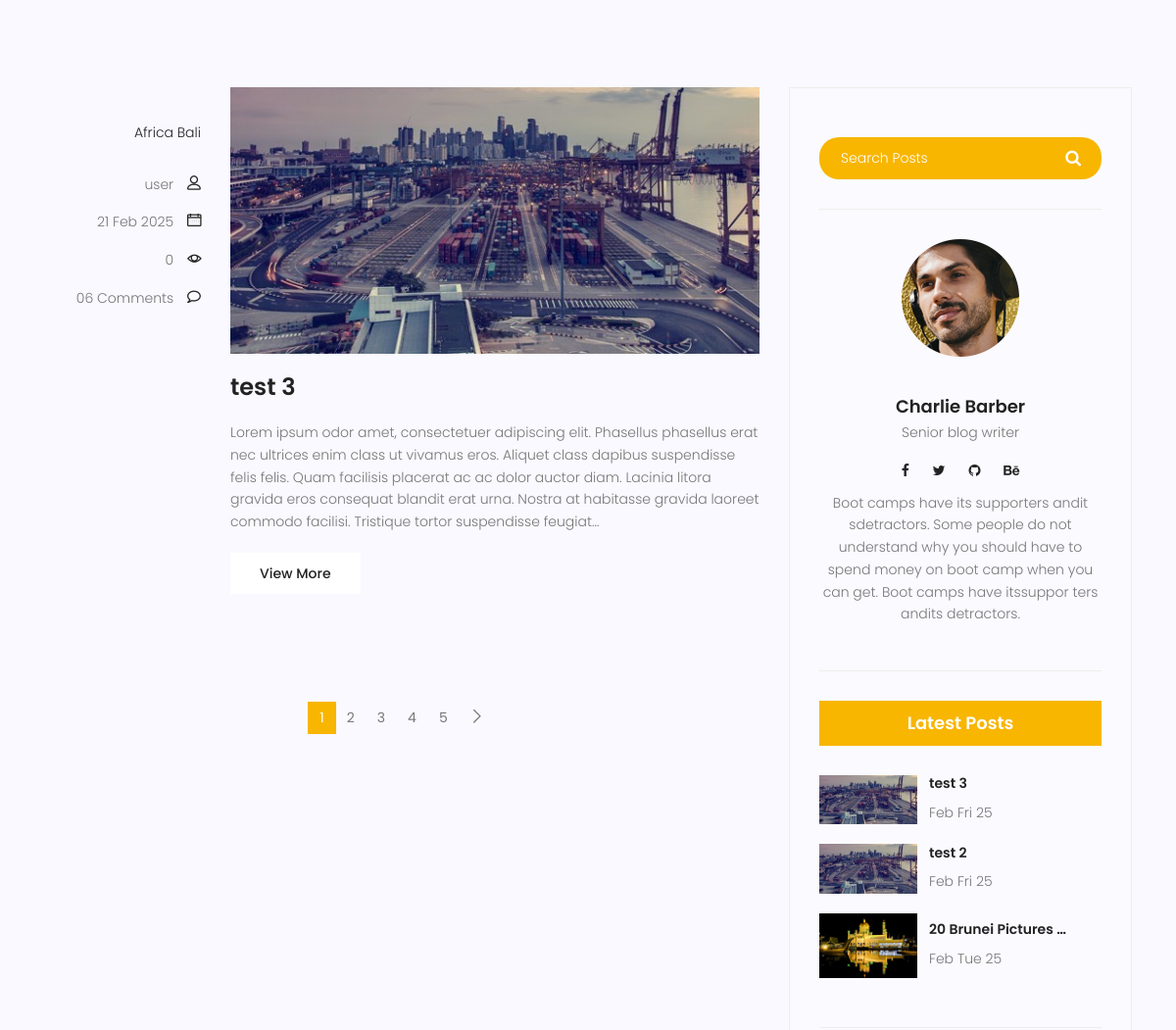
/blog/ (middle part), run on an earlier commit of the app's database.
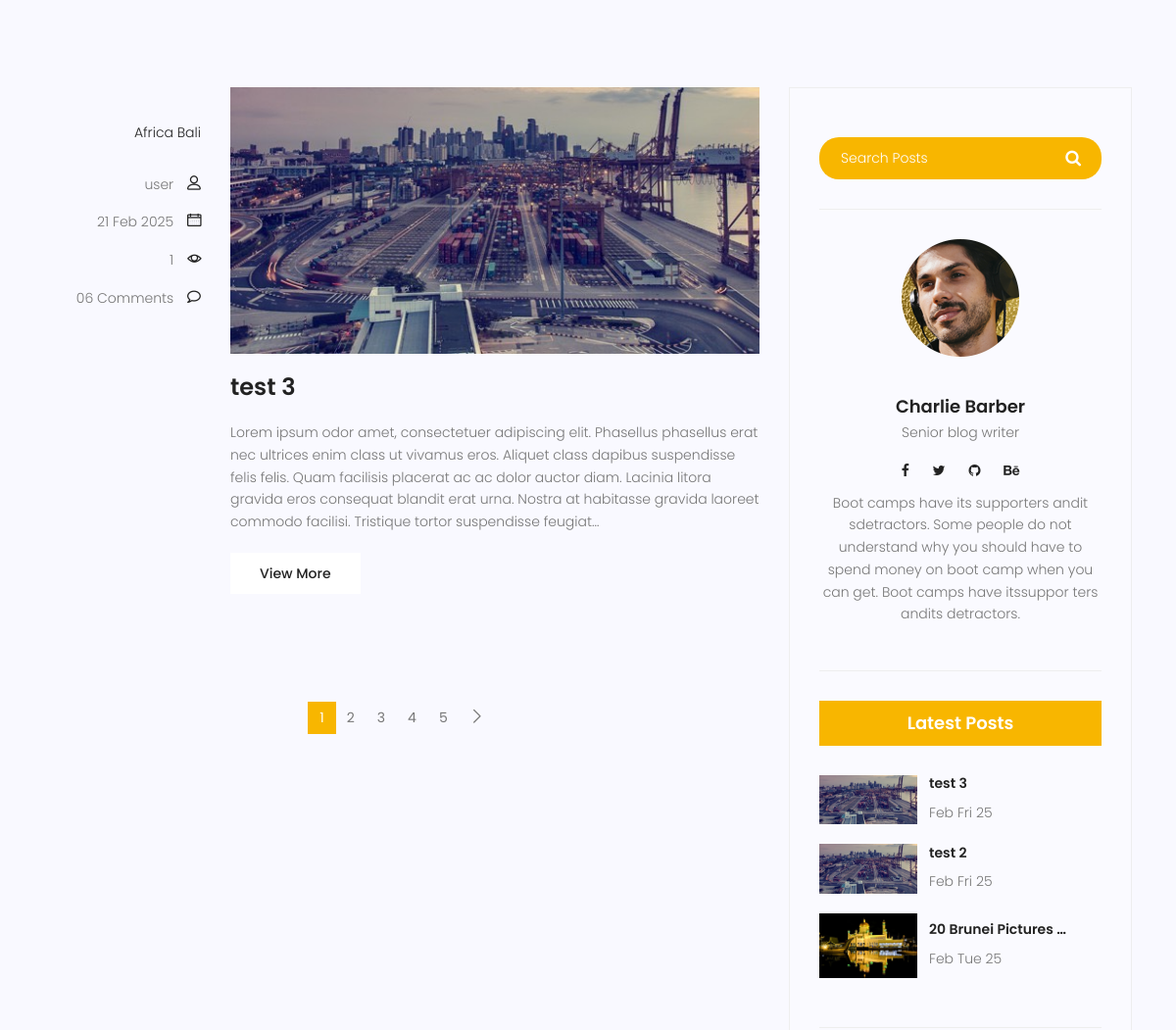
And on a later commit of the database.
### app_blog/models.py (models this page shows, shortened)
class blog(models.Model):
    image = models.ImageField(upload_to='blog', default='blog/blog_default.jpg')
    author = models.ForeignKey(User, on_delete=models.SET_NULL, null=True)
    title = models.CharField(max_length=255)
    content = models.TextField()
    category = models.ManyToManyField(category)
    counted_views = models.IntegerField(default=0)
    status = models.BooleanField(default=False)
    published_date = models.DateTimeField(null=True)
    created_date = models.DateField(auto_now_add=True)
    updated_date = models.DateTimeField(auto_now=True)
    @property
    def excert(self):
        return Truncator(self.content).words(50)

### app_blog/views.py (the view)
# urls.py: path('blog/', views.blog_home, name='blog_home'),
def blog_home(request, cat='', user=''):
    filters = Q(status=True, published_date__lte = timezone.now())
    if cat != '':
        filters &= Q(category__name=cat)
    if user != '':
        filters &= Q(author__username=user)
    posts = models.blog.objects.filter(filters).order_by('-pk')
    posts = Paginator(posts, 1)
    try:
        page_number = request.GET.get('page')
        posts = posts.get_page(page_number)
    except PageNotAnInteger:
        posts = posts.get_page(1)
    except EmptyPage:
        posts = posts.get_page(1)
    print(posts.__dict__)
    context = {'posts': posts}
    return render(request, 'app_blog/blog-home.html', context)

### app_blog/models.py (called while the page is built)
    def __str__(self):
        return self.name

### app_blog/templatetags/app_blog_tags.py (called while the page is built)
@register.inclusion_tag('app_blog/latest_post.html')
def latestpost():
    posts = blog.objects.filter(status=True, published_date__lte=timezone.now()).order_by('-pk')[:3]
    return {'posts': posts}

@register.inclusion_tag('app_blog/post_categories.html')
def postcategories():
    filters = Q(status=True, published_date__lte = timezone.now())
    categories = blog.objects.values('category__name').filter(filters).annotate(count=Count('id'))
    return {'cats': categories}

@register.inclusion_tag('app_blog/post_categories_list1.html')
def post_categories_list():
    filters = Q(status=True, published_date__lte = timezone.now())
    categorise = blog.objects.values('category__name').filter(filters).distinct()
    return {'cats': categorise}

### app_blog/templates/app_blog/blog-home.html (shortened to what this page needs)
{% extends 'app_blog/base.html' %}
{% load static %}
{% load app_blog_tags %}
{% block content %}
			<section class="top-category-widget-area pt-90 pb-90 ">
			</section>
			<section class="post-content-area">
				<div class="container">
					<div class="row">
						<div class="col-lg-8 posts-list">
							{% for post in posts %}
								<div class="single-post row">
									<div class="col-lg-3  col-md-3 meta-details">
										<ul class="tags">
											{% for tag in post.category.all %}
												<li><a href="{% url 'app_blog:blog_home' cat=tag %}">{{tag}}</a></li>
											{% endfor %}
										</ul>
										<div class="user-details row">
											<p class="user-name col-lg-12 col-md-12 col-6"><a href="{% url 'app_blog:blog_home' user=post.author %}">{{post.author}}</a> <span class="lnr lnr-user"></span></p>
											<p class="date col-lg-12 col-md-12 col-6"><a href="#">{{post.published_date| date:"d M Y"}}</a> <span class="lnr lnr-calendar-full"></span></p>
											<p class="view col-lg-12 col-md-12 col-6"><a href="#">{{post.counted_views}}</a> <span class="lnr lnr-eye"></span></p>
											<p class="comments col-lg-12 col-md-12 col-6"><a href="#">06 Comments</a> <span class="lnr lnr-bubble"></span></p>
										</div>
									</div>
									<div class="col-lg-9 col-md-9 ">
										<div class="feature-img">
											<img class="img-fluid" src="{{ post.image.url }}" alt="">
										</div>
										<a class="posts-title" href="{% url 'app_blog:blog_detail' post.id %}"><h3>{{post.title}}</h3></a>
										<p class="excert">
											{{post.excert}}
										</p>
										<a href="{% url 'app_blog:blog_detail' post.id %}" class="primary-btn">View More</a>
									</div>
								</div>
							{% endfor %}
		                    <nav class="blog-pagination justify-content-center d-flex">
		                        <ul class="pagination">
									{% for i in posts.paginator.page_range %}
										{% if i == posts.number %}
										<li class="page-item active"><a href="?page={{i}}" class="page-link">{{i}}</a></li>
										{% else %}
										<li class="page-item"><a href="?page={{i}}" class="page-link">{{i}}</a></li>
										{% endif %}
									{% endfor %}
									{% if posts.has_next %}
										<li class="page-item">
											<a href="?page={{posts.next_page_number}}" class="page-link" aria-label="Next">
												<span aria-hidden="true">
													<span class="lnr lnr-chevron-right"></span>
												</span>
											</a>
										</li>
									{% endif %}
		                        </ul>
		                    </nav>
						</div>
						<div class="col-lg-4 sidebar-widgets">
							<div class="widget-wrap">
								<div class="single-sidebar-widget search-widget">
									<form class="search-form" action="{% url 'app_blog:blog_search' %}">
			                            <input placeholder="Search Posts" name="search" type="text" onfocus="this.placeholder = ''" onblur="this.placeholder = 'Search Posts'" >
			                            <button type="submit"><i class="fa fa-search"></i></button>
			                        </form>
								</div>
								<div class="single-sidebar-widget user-info-widget">
									<img src="{% static 'app_blog/img/blog/user-info.png' %}" alt="">
									<a href="#"><h4>Charlie Barber</h4></a>
									<p>
										Senior blog writer
									</p>
									<ul class="social-links">
										<li><a href="#"><i class="fa fa-facebook"></i></a></li>
										<li><a href="#"><i class="fa fa-twitter"></i></a></li>
										<li><a href="#"><i class="fa fa-github"></i></a></li>
										<li><a href="#"><i class="fa fa-behance"></i></a></li>
									</ul>
									<p>
										Boot camps have its supporters andit sdetractors. Some people do not understand why you should have to spend money on boot camp when you can get. Boot camps have itssuppor ters andits detractors.
									</p>
								</div>
								{% latestpost %}
							</div>
						</div>
					</div>
				</div>
			</section>
		</body>
	</html>
{% endblock %}

### app_blog/templates/app_blog/latest_post.html
<div class="single-sidebar-widget popular-post-widget">
    <h4 class="popular-title">Latest Posts</h4>
        <div class="popular-post-list">
        {% for post in posts %}
        <div class="single-post-list d-flex flex-row align-items-center">
            <div class="thumb">
                <img class="img-fluid" src="{{post.image.url}}" alt="" style="max-width: 100px;">
            </div>
            <div class="details">
                <a href="{% url 'app_blog:blog_detail' post.id %}"><h6>{{post.title|truncatewords:3}}</h6></a>
                <p>{{post.published_date|date:"M D y"}}</p>
            </div>
        </div>
        {% endfor %}
    </div>
</div>

What changed in the data, as far as the page shows it:
changed blog "test 3": counted_views "0" → "1"
